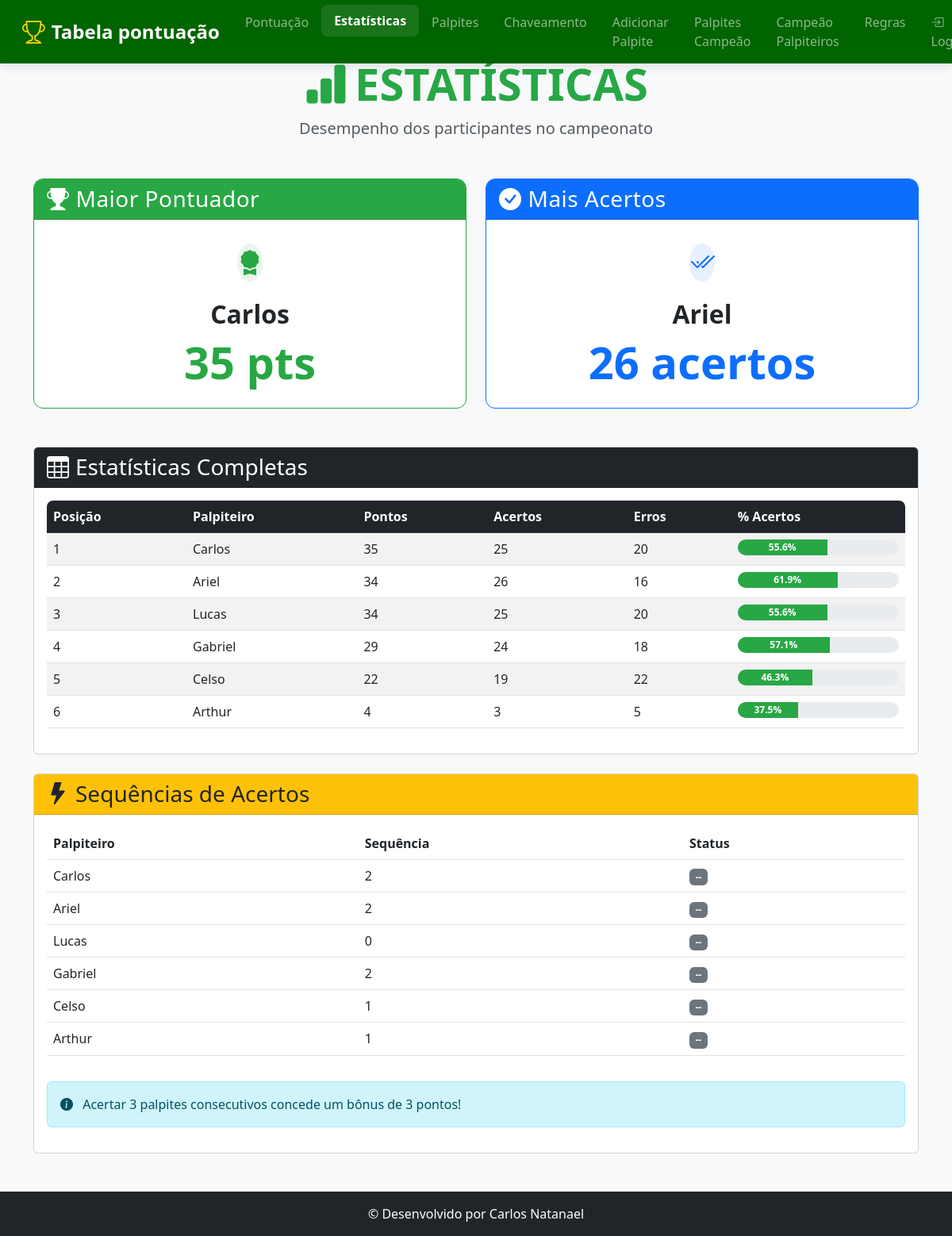
Page /estatisticas on the committed database.
### tables this page shows
CREATE TABLE pontuacao (
        id INTEGER PRIMARY KEY AUTOINCREMENT,
        posicao INTEGER,
        nome TEXT UNIQUE,
        pontos INTEGER DEFAULT 0,
        acertos INTEGER DEFAULT 0,
        erros INTEGER DEFAULT 0
    , pontos_bonus INTEGER DEFAULT 0);

### app.py (the view)
@app.route('/estatisticas')
def estatisticas():
    conn = get_db()
    estatisticas_completas = conn.execute('''
        SELECT nome, pontos, acertos, erros,
               CASE WHEN (acertos + erros) = 0 THEN 0.0 ELSE ROUND((acertos * 100.0 / (acertos + erros)), 1) END as percentual_acertos
        FROM pontuacao ORDER BY pontos DESC, acertos DESC
    ''').fetchall()
    maior_pontuador = estatisticas_completas[0] if estatisticas_completas else None
    quem_acertou_mais = sorted(estatisticas_completas, key=lambda x: x['acertos'], reverse=True)[0] if estatisticas_completas else None
    rodada_atual_row = conn.execute("SELECT MAX(rodada) as rodada FROM palpites WHERE status != 'Pendente'").fetchone()
    rodada_atual_bonus = rodada_atual_row['rodada'] if rodada_atual_row and rodada_atual_row['rodada'] else 0
    sequencias_info = defaultdict(int)
    if rodada_atual_bonus > 0:
        palpites_rodada_atual = conn.execute("""
            SELECT p.nome, p.status, j.data_hora FROM palpites p
            JOIN jogos j ON p.game_id = j.id
            WHERE p.status != 'Pendente' AND p.rodada = ?
            ORDER BY p.nome, j.data_hora
        """, (rodada_atual_bonus,)).fetchall()
        for jogador in estatisticas_completas:
            nome = jogador['nome']
            palpites_do_jogador_na_rodada = [p for p in palpites_rodada_atual if p['nome'] == nome]
            sequencia_atual = 0
            for palpite in palpites_do_jogador_na_rodada:
                if "Erro" not in palpite['status']:
                    sequencia_atual += 1
                else:
                    sequencia_atual = 0
            sequencias_info[nome] = sequencia_atual
    sequencias_para_template = []
    for jogador in estatisticas_completas:
        nome = jogador['nome']
        max_streak = sequencias_info[nome]
        sequencias_para_template.append({
            'nome': nome,
            'sequencia': max_streak,
            'bonus': '🔥 Bônus Disponível!' if max_streak >= 3 else '--'
        })
    print(f"\n[LOG - estatisticas]: Rodada atual para cálculo de bônus: {rodada_atual_bonus}")
    print(f"[LOG - estatisticas]: Estatísticas carregadas para {len(estatisticas_completas)} jogadores.\n")
    return render_template('estatisticas.html',
                           maior_pontuador=maior_pontuador,
                           quem_acertou_mais=quem_acertou_mais,
                           estatisticas_completas=estatisticas_completas,
                           sequencias=sequencias_para_template,
                           rodada_atual_bonus=rodada_atual_bonus)

### app.py (called while the page is built)
def get_db():
    if 'db' not in g:
        g.db = sqlite3.connect('palpites.db', timeout=10)
        g.db.row_factory = sqlite3.Row
    return g.db

### templates/estatisticas.html (shortened to what this page needs)
<!DOCTYPE html>
<html lang="pt">
<head>
    <link href="https://cdn.jsdelivr.net/npm/bootstrap@5.3.0/dist/css/bootstrap.min.css" rel="stylesheet">
    <link rel="stylesheet" href="https://cdn.jsdelivr.net/npm/bootstrap-icons@1.10.0/font/bootstrap-icons.css">
    <link rel="stylesheet" href="{{ url_for('static', filename='esta.css') }}">
</head>
<body>
    <header>
        <nav class="navbar navbar-expand-lg navbar-dark fixed-top" style="background-color: #006400 !important;">
            <div class="container-fluid">
                <a class="navbar-brand d-flex align-items-center" href="{{ url_for('index') }}">
                    <i class="bi bi-trophy me-2"></i>
                    <span>Tabela pontuação</span>
                </a>
                <div class="collapse navbar-collapse" id="navbarNav">
                    <ul class="navbar-nav mx-auto">
                        <li class="nav-item"><a class="nav-link" href="{{ url_for('index') }}">Pontuação</a></li>
                        <li class="nav-item"><a class="nav-link active" href="{{ url_for('estatisticas') }}">Estatísticas</a></li>
                        <li class="nav-item"><a class="nav-link" href="{{ url_for('exibir_palpites') }}">Palpites</a></li>
                        <li class="nav-item"><a class="nav-link" href="{{ url_for('chaveamento') }}">Chaveamento</a></li>
                        <li class="nav-item"><a class="nav-link" href="{{ url_for('adicionar_palpites') }}">Adicionar Palpite</a></li>
                        <li class="nav-item"><a class="nav-link" href="{{ url_for('ver_palpites_campeao') }}">Palpites Campeão</a></li>
                        <li class="nav-item"><a class="nav-link" href="{{ url_for('campeao_geral') }}">Campeão Palpiteiros</a></li>
                        <li class="nav-item"><a class="nav-link" href="{{ url_for('regra') }}">Regras</a></li>
                    </ul>
                    <ul class="navbar-nav">
                        {% if session.logged_in %}
                        <li class="nav-item dropdown">
                            <a class="nav-link dropdown-toggle" href="#" id="navbarDropdownAdmin" role="button" data-bs-toggle="dropdown" aria-expanded="false">
                                <i class="bi bi-gear-fill me-1"></i>Admin
                            </a>
                            <ul class="dropdown-menu dropdown-menu-end" aria-labelledby="navbarDropdownAdmin">
                                <li><a class="dropdown-item" href="{{ url_for('admin_dashboard') }}">Painel Admin</a></li>
                                <li><hr class="dropdown-divider"></li>
                                <li><a class="dropdown-item" href="{{ url_for('logout') }}">Sair</a></li>
                            </ul>
                        </li>
                        {% else %}
                        <li class="nav-item">
                            <a class="nav-link" href="{{ url_for('login') }}">
                                <i class="bi bi-box-arrow-in-right me-1"></i>Login
                            </a>
                        </li>
                        {% endif %}
                    </ul>
                </div>
            </div>
        </nav>
    </header>
    <main class="container py-5 mt-4">
        <div class="text-center mb-5">
            <h1 class="display-4 fw-bold text-success">
                <i class="bi bi-bar-chart-fill me-2"></i>ESTATÍSTICAS
            </h1>
            <p class="lead text-muted">Desempenho dos participantes no campeonato</p>
        </div>
        <div class="row g-4 mb-5">
            <div class="col-md-6">
                <div class="card stat-card h-100 border-success">
                    <div class="card-header bg-success text-white">
                        <h3 class="card-title mb-0">
                            <i class="bi bi-trophy-fill me-2"></i>Maior Pontuador
                        </h3>
                    </div>
                    <div class="card-body text-center py-4">
                        {% if maior_pontuador %}
                        <div class="avatar-lg mb-3 mx-auto">
                            <div class="avatar-title bg-success bg-opacity-10 text-success rounded-circle fs-2">
                                <i class="bi bi-award-fill"></i>
                            </div>
                        </div>
                        <h2 class="fw-bold">{{ maior_pontuador.nome }}</h2>
                        <div class="display-4 fw-bold text-success">{{ maior_pontuador.pontos }} pts</div>
                        {% else %}
                        <div class="text-muted">Nenhum dado disponível</div>
                        {% endif %}
                    </div>
                </div>
            </div>
            <div class="col-md-6">
                <div class="card stat-card h-100 border-primary">
                    <div class="card-header bg-primary text-white">
                        <h3 class="card-title mb-0">
                            <i class="bi bi-check-circle-fill me-2"></i>Mais Acertos
                        </h3>
                    </div>
                    <div class="card-body text-center py-4">
                        {% if quem_acertou_mais %}
                        <div class="avatar-lg mb-3 mx-auto">
                            <div class="avatar-title bg-primary bg-opacity-10 text-primary rounded-circle fs-2">
                                <i class="bi bi-check2-all"></i>
                            </div>
                        </div>
                        <h2 class="fw-bold">{{ quem_acertou_mais.nome }}</h2>
                        <div class="display-4 fw-bold text-primary">{{ quem_acertou_mais.acertos }} acertos</div>
                        {% else %}
                        <div class="text-muted">Nenhum dado disponível</div>
                        {% endif %}
                    </div>
                </div>
            </div>
        </div>
        <div class="card mb-4">
            <div class="card-header bg-dark text-white">
                <h3 class="card-title mb-0">
                    <i class="bi bi-table me-2"></i>Estatísticas Completas
                </h3>
            </div>
            <div class="card-body">
                <div class="table-responsive">
                    <table class="table table-striped table-hover">
                        <thead class="table-dark">
                            <tr>
                                <th>Posição</th>
                                <th>Palpiteiro</th>
                                <th>Pontos</th>
                                <th>Acertos</th>
                                <th>Erros</th>
                                <th>% Acertos</th>
                            </tr>
                        </thead>
                        <tbody>
                            {% for estatistica in estatisticas_completas %}
                            <tr>
                                <td>{{ loop.index }}</td>
                                <td>{{ estatistica.nome }}</td>
                                <td>{{ estatistica.pontos }}</td>
                                <td>{{ estatistica.acertos }}</td>
                                <td>{{ estatistica.erros }}</td>
                                <td>
                                    <div class="progress" style="height: 20px;">
                                        <div class="progress-bar bg-success" style="width: {{ estatistica.percentual_acertos or 0 }}%">
                                            {{ estatistica.percentual_acertos or 0 }}%
                                        </div>
                                    </div>
                                </td>
                            </tr>
                            {% endfor %}
                        </tbody>
                    </table>
                </div>
            </div>
        </div>
        <div class="card">
            <div class="card-header bg-warning text-dark">
                <h3 class="card-title mb-0">
                    <i class="bi bi-lightning-fill me-2"></i>Sequências de Acertos
                </h3>
            </div>
            <div class="card-body">
                <div class="table-responsive">
                    <table class="table table-hover">
                        <thead>
                            <tr>
                                <th>Palpiteiro</th>
                                <th>Sequência</th>
                                <th>Status</th>
                            </tr>
                        </thead>
                        <tbody>
                            {% for seq in sequencias %}
                            <tr class="{{ 'table-success' if seq.sequencia >= 3 }}">
                                <td>{{ seq.nome }}</td>
                                <td>{{ seq.sequencia }}</td>
                                <td>
                                    {% if seq.sequencia >= 3 %}
                                    <span class="badge bg-warning text-dark pulse">{{ seq.bonus }}</span>
                                    {% else %}
                                    <span class="badge bg-secondary">{{ seq.bonus }}</span>
                                    {% endif %}
                                </td>
                            </tr>
                            {% endfor %}
                        </tbody>
                    </table>
                </div>
                <div class="alert alert-info mt-3">
                    <i class="bi bi-info-circle-fill me-2"></i>
                    Acertar 3 palpites consecutivos concede um bônus de 3 pontos!
                </div>
            </div>
        </div>
    </main>
    <footer class="bg-dark text-white py-3 mt-auto">
        <div class="container text-center">
            <p class="mb-0">© Desenvolvido por Carlos Natanael</p>
        </div>
    </footer>
</body>
</html>

### static/esta.css (style rules this page uses)
:root { --bs-success-rgb: 40, 167, 69; --bs-primary-rgb: 13, 110, 253; --bs-info-rgb: 23, 162, 184; --trophy-gold: #ffd700; }
body { background-color: #f8f9fa; font-family: 'Segoe UI', system-ui, -apple-system, sans-serif; }
.stat-card { transition: transform 0.3s ease, box-shadow 0.3s ease; border-radius: 0.75rem; overflow: hidden; }
.stat-card .card-header { font-weight: 600; letter-spacing: 0.5px; }
.avatar-lg { width: 60px; height: 60px; display: flex; align-items: center; justify-content: center; }
.table-responsive { border-radius: 0.5rem; overflow: hidden; }
.progress { border-radius: 10px; }
.progress-bar { font-size: 0.75rem; font-weight: 600; }
header { padding: 0; box-shadow: none; border-bottom: none; }
.navbar { background-color: var(--primary-color) !important; box-shadow: 0 4px 12px rgba(0, 0, 0, 0.1); padding: 0.5rem 1rem; }
.navbar-brand { font-weight: 700; font-size: 1.5rem; display: flex; align-items: center; }
.navbar-brand i { font-size: 1.8rem; color: var(--trophy-gold); }
.nav-link { font-weight: 500; padding: 0.5rem 1rem !important; transition: all 0.3s ease; border-radius: 0.5rem; }
.nav-link:hover, .nav-link.active { background-color: rgba(255, 255, 255, 0.1) !important; transform: translateY(-2px); }
.nav-link.active { font-weight: 600; }
main { padding-top: calc(var(--navbar-height) + 20px); flex: 1; }

### rows in the picture
pontuacao: nome "Carlos", pontos "35", acertos "25", erros "20", percentual_acertos "55.6", sequencia "2", bonus "--"
pontuacao: nome "Ariel", acertos "26", pontos "34", erros "16", percentual_acertos "61.9", sequencia "2", bonus "--"
pontuacao: nome "Lucas", pontos "34", acertos "25", erros "20", percentual_acertos "55.6", sequencia "0", bonus "--"
pontuacao: nome "Gabriel", pontos "29", acertos "24", erros "18", percentual_acertos "57.1", sequencia "2", bonus "--"
pontuacao: nome "Celso", pontos "22", acertos "19", erros "22", percentual_acertos "46.3", sequencia "1", bonus "--"
pontuacao: nome "Arthur", pontos "4", acertos "3", erros "5", percentual_acertos "37.5", sequencia "1", bonus "--"
